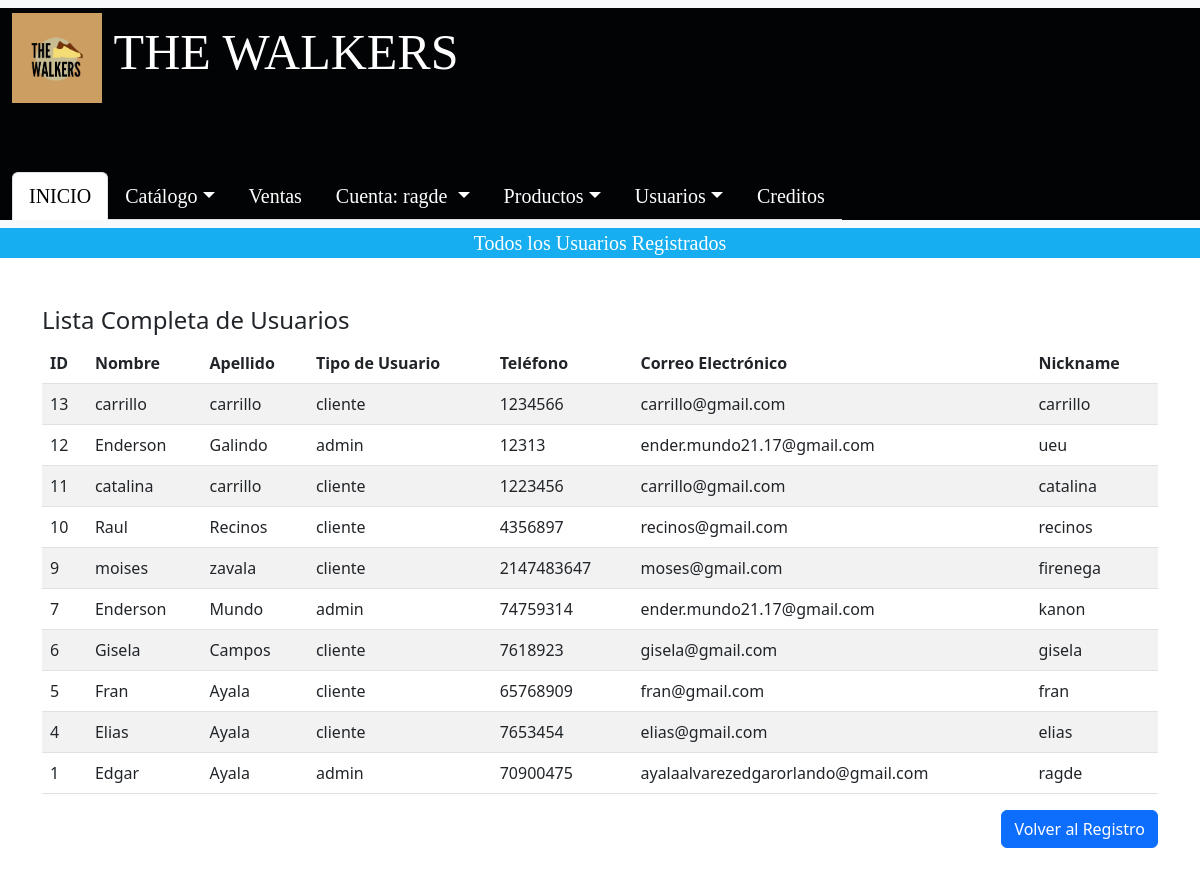
The app's page /Administrador/admin/CRUD_USUARIOS/usuarios_disponibles.php (signed in) with its own data.
### tables this page shows
CREATE TABLE `usuario` (
  `cod_usuario` int(11) NOT NULL,
  `primer_nombre` varchar(50) NOT NULL,
  `primer_apellido` varchar(50) NOT NULL,
  `tipo_usuario` varchar(50) NOT NULL,
  `telefono_usuario` int(8) NOT NULL,
  `correo_usuario` varchar(100) NOT NULL,
  `nick_name` varchar(50) NOT NULL,
  `contraseña` varchar(20) NOT NULL
);

### Administrador/admin/CRUD_USUARIOS/usuarios_disponibles.php (the view, shortened to what this page needs)
<?php
$conexion = new mysqli('localhost', 'root', '', 'the_walkers_db');
$limit = 20;
$page = isset($_GET['page']) && is_numeric($_GET['page']) ? (int) $_GET['page'] : 1;
$offset = ($page - 1) * $limit;
$query_usuarios = "SELECT cod_usuario, primer_nombre, primer_apellido, tipo_usuario, telefono_usuario, correo_usuario, nick_name FROM usuario ORDER BY cod_usuario DESC LIMIT ? OFFSET ?";
$stmt_usuarios = $conexion->prepare($query_usuarios);
$stmt_usuarios->bind_param('ii', $limit, $offset);
$stmt_usuarios->execute();
$result_usuarios = $stmt_usuarios->get_result();
?>
<!DOCTYPE html>
<html lang="es">
<head>
    <link href="https://cdn.jsdelivr.net/npm/bootstrap@5.3.0/dist/css/bootstrap.min.css" rel="stylesheet">
</head>
<body>
   <nav class="navbar bg-body-tertiary">
        <div class="container-fluid fixed-width-container"
            style="background-color: #020304; font-family: 'Franklin Gothic Medium';">
            <a class="navbar-brand" href="#" style="background-color: #020304; color: white; font-size: 50px;">
            <img src="../../imagenes/001-Index/Logos/Logo.png" alt="Logo" width="90" height="90"
            class="d-inline-block align-text-center" style="background-color: #CC9E61;">
                THE WALKERS
            </a>
            <ul class="nav nav-tabs" style="margin-top: 4rem; font-size: 20px;">
                <li class="nav-item">
                    <a class="nav-link active" aria-current="page" href="../../admin/admin.php">INICIO</a>
                </li>
                <li class="nav-item dropdown">
                    <a class="nav-link dropdown-toggle" data-bs-toggle="dropdown" href="#" role="button"
                        aria-expanded="false" style="color: white;">Catálogo</a>
                </li>
                <li class="nav-item">
                    <a class="nav-link" href="../ventas.php" style="color: white;">Ventas</a>
                </li>
                <li class="nav-item dropdown">
                <a class="nav-link dropdown-toggle" data-bs-toggle="dropdown" href="#" role="button" aria-expanded="false" style="color: white;">
                    Cuenta:
                    <?php if (isset($_SESSION['nick_name'])): ?>
                    <?php echo $_SESSION['nick_name']; ?>
                    <?php else: ?>
                    Invitado
                    <?php endif; ?>
                </a>
</li>
                <li class="nav-item dropdown">
                    <a class="nav-link dropdown-toggle" data-bs-toggle="dropdown" href="#" role="button"
                        aria-expanded="false" style="color: white;">Productos</a>
                </li>
                <li class="nav-item dropdown">
                    <a class="nav-link dropdown-toggle" data-bs-toggle="dropdown" href="#" role="button"
                        aria-expanded="false" style="color: white;">Usuarios</a>
                </li>
                <li class="nav-item">
                    <a class="nav-link" href="../../creditos/creditos.html" style="color: white;">Creditos</a>
                </li>
            </ul>
        </div>
    </nav>
    <p class="fs-5 text-center" style="margin-top: 0px; color: white; background-color: #16aef0; font-family: 'Franklin Gothic Medium', 'cursive';">
        Todos los Usuarios Registrados
    </p>
    <div class="container mt-5">
        <div class="row">
            <div class="col-md-12">
                <h4>Lista Completa de Usuarios</h4>
                <table class="table table-striped">
                    <thead>
                        <tr>
                            <th>ID</th>
                            <th>Nombre</th>
                            <th>Apellido</th>
                            <th>Tipo de Usuario</th>
                            <th>Teléfono</th>
                            <th>Correo Electrónico</th>
                            <th>Nickname</th>
                        </tr>
                    </thead>
                    <tbody>
                        <?php if ($result_usuarios->num_rows > 0) { ?>
                            <?php while ($row = $result_usuarios->fetch_assoc()) { ?>
                                <tr>
                                    <td><?php echo htmlspecialchars($row['cod_usuario']); ?></td>
                                    <td><?php echo htmlspecialchars($row['primer_nombre']); ?></td>
                                    <td><?php echo htmlspecialchars($row['primer_apellido']); ?></td>
                                    <td><?php echo htmlspecialchars($row['tipo_usuario']); ?></td>
                                    <td><?php echo htmlspecialchars($row['telefono_usuario']); ?></td>
                                    <td><?php echo htmlspecialchars($row['correo_usuario']); ?></td>
                                    <td><?php echo htmlspecialchars($row['nick_name']); ?></td>
                                </tr>
                            <?php } ?>
                        <?php } else { ?>
                            <tr>
                                <td colspan="7" class="text-center">No hay usuarios registrados.</td>
                            </tr>
                        <?php } ?>
                    </tbody>
                </table>
                <div class="d-flex justify-content-end mt-3">
                    <a href="registrar_usuarios.php" class="btn btn-primary">Volver al Registro</a>
                </div>
            </div>
        </div>
    </div>
    <br><br><br>
</body>
</html>

### records on screen
usuario: cod_usuario "13", primer_nombre "carrillo", primer_apellido "carrillo", tipo_usuario "cliente", telefono_usuario "1234566", correo_usuario "carrillo@gmail.com", nick_name "carrillo"
usuario: cod_usuario "12", primer_nombre "Enderson", primer_apellido "Galindo", tipo_usuario "admin", telefono_usuario "12313", correo_usuario "ender.mundo21.17@gmail.com", nick_name "ueu"
usuario: cod_usuario "11", primer_nombre "catalina", primer_apellido "carrillo", tipo_usuario "cliente", telefono_usuario "1223456", correo_usuario "carrillo@gmail.com", nick_name "catalina"
usuario: cod_usuario "10", primer_nombre "Raul", primer_apellido "Recinos", tipo_usuario "cliente", telefono_usuario "4356897", correo_usuario "recinos@gmail.com", nick_name "recinos"
usuario: cod_usuario "9", primer_nombre "moises", primer_apellido "zavala", tipo_usuario "cliente", telefono_usuario "2147483647", correo_usuario "moses@gmail.com", nick_name "firenega"
usuario: cod_usuario "7", primer_nombre "Enderson", primer_apellido "Mundo", tipo_usuario "admin", telefono_usuario "74759314", correo_usuario "ender.mundo21.17@gmail.com", nick_name "kanon"
usuario: cod_usuario "6", primer_nombre "Gisela", primer_apellido "Campos", tipo_usuario "cliente", telefono_usuario "7618923", correo_usuario "gisela@gmail.com", nick_name "gisela"
usuario: cod_usuario "5", primer_nombre "Fran", primer_apellido "Ayala", tipo_usuario "cliente", telefono_usuario "65768909", correo_usuario "fran@gmail.com", nick_name "fran"
usuario: cod_usuario "4", primer_nombre "Elias", primer_apellido "Ayala", tipo_usuario "cliente", telefono_usuario "7653454", correo_usuario "elias@gmail.com", nick_name "elias"
usuario: cod_usuario "1", primer_nombre "Edgar", primer_apellido "Ayala", tipo_usuario "admin", telefono_usuario "70900475", correo_usuario "ayalaalvarezedgarorlando@gmail.com", nick_name "ragde"

### other values on screen
$_SESSION['nick_name'] "ragde"
